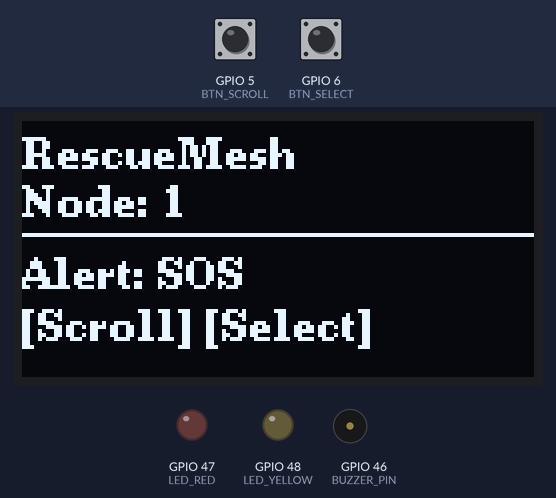
Bench run of a sketch on a simulated ESP32-S3. Parts: 128×64 one-colour display, output pins drawn as LEDs (lit = HIGH), buzzer (waves = sounding, pin HIGH). Inputs (shaded band) come from the test bench; at power-on: GPIO 6 (BTN_SELECT) HIGH, GPIO 5 (BTN_SCROLL) HIGH. What the sketch prints to the serial monitor is not drawn.

Above: at 4.2 s.
4.3 s: GPIO 6 (BTN_SELECT) pulled LOW for 0.15 s
At 5.4 s:
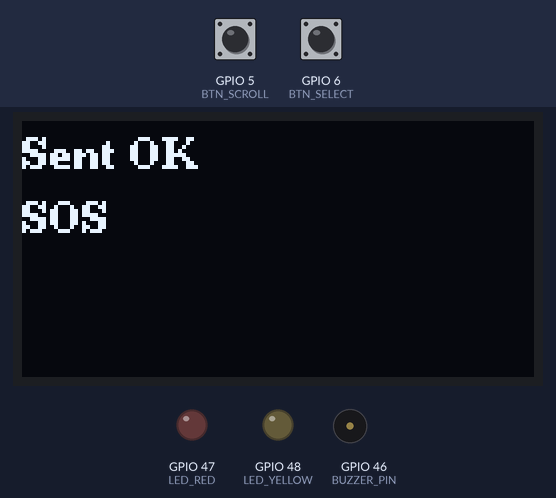
7.2 s: GPIO 5 (BTN_SCROLL) pulled LOW for 0.15 s
At 8.4 s:
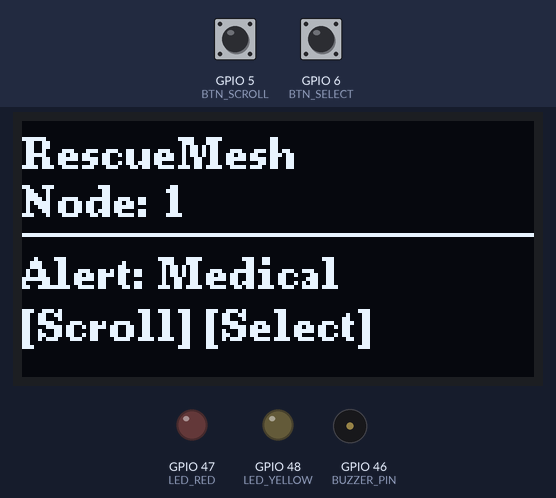
8.8 s: GPIO 6 (BTN_SELECT) pulled LOW for 1 s
At 9.3 s:
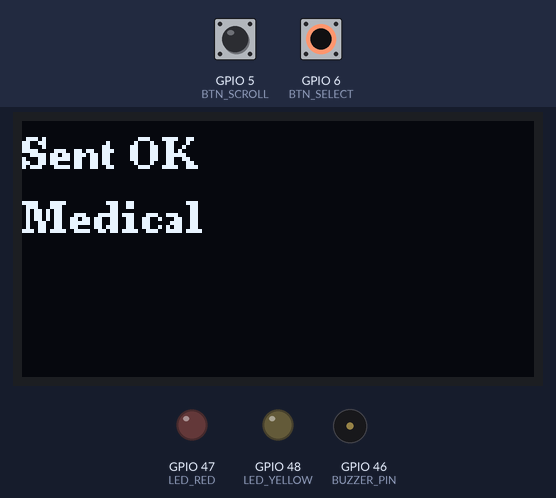
11.7 s: GPIO 5 (BTN_SCROLL) pulled LOW for 1 s
At 12.7 s:
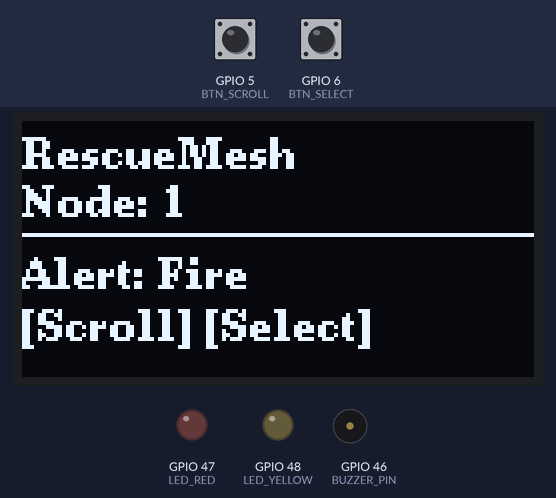
14.2 s: GPIO 6 (BTN_SELECT) pulled LOW for 0.15 s
At 15.4 s:
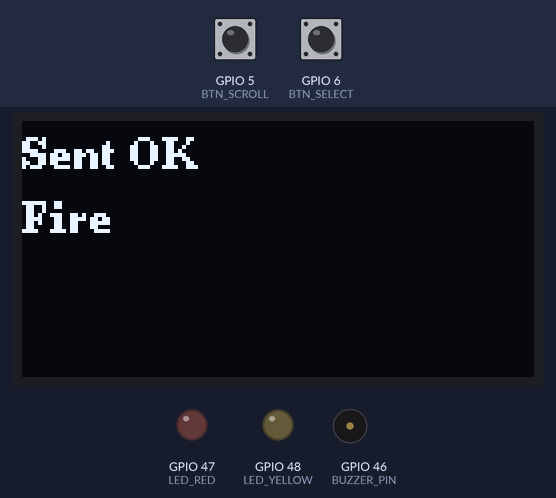
17.1 s: GPIO 5 (BTN_SCROLL) pulled LOW for 0.15 s
At 18.5 s:
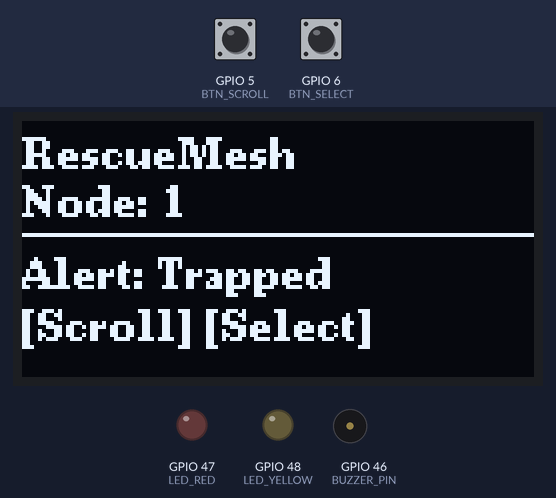
Timing chart, 0 to 19.7 s (numbered marks = the images above; inputs shaded):
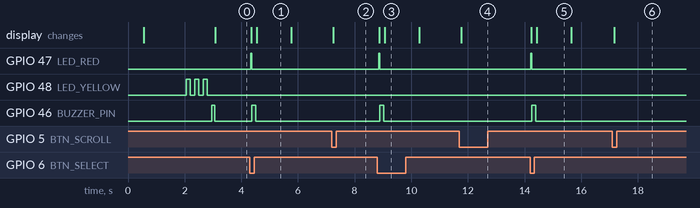

The sketch:

victimnode.ino
```cpp
// RescueMesh - Victim Node
// ESP32-S3, Arduino
// OLED: GPIO8=SDA, GPIO9=SCL (U8g2)
// Buttons: SCROLL=GPIO5, SELECT=GPIO6
// LEDs: RED=GPIO47, YELLOW=GPIO48
// Buzzer: GPIO46

#include <WiFi.h>
#include <ESP_NOW.h>
#include <Wire.h>
#include <U8g2lib.h>
#include "esp_wifi.h"

// ---------- CONFIG ----------

#define NODE_ID 1  // Change this for each victim node (1,2,3...)
#define WIFI_CHANNEL 1  // Must match the gateway's AP channel

#define OLED_SDA 8
#define OLED_SCL 9

// For SSD1306 128x64 I2C (software I2C on GPIO8/9):
U8G2_SSD1306_128X64_NONAME_F_SW_I2C u8g2(
  U8G2_R0,
  /* clock=*/ OLED_SCL,
  /* data=*/ OLED_SDA,
  /* reset=*/ U8X8_PIN_NONE
);

// If your display is SH1106, use:
// U8G2_SH1106_128X64_NONAME_F_SW_I2C u8g2(
//   U8G2_R0,
//   OLED_SCL,
//   OLED_SDA,
//   U8X8_PIN_NONE
// );

#define BTN_SCROLL 5
#define BTN_SELECT 6

#define LED_RED    47
#define LED_YELLOW 48
#define BUZZER_PIN 46

// Alert types
// 0:SOS, 1:Medical, 2:Fire, 3:Trapped, 4:Safe
#define ALERT_TYPES_COUNT 5
const char* alertLabels[ALERT_TYPES_COUNT] = {
  "SOS",
  "Medical",
  "Fire",
  "Trapped",
  "Safe"
};

// ---------- GLOBALS ----------

int currentIndex = 0;
bool pendingSend = false;
uint8_t pendingAlertType = 0;

bool lastSendOk = false;
volatile bool sendCallbackReceived = false;

// ---------- OLED ----------

void initOLED() {
  Wire.begin(OLED_SDA, OLED_SCL);
  u8g2.begin();
}

void drawMenu() {
  u8g2.clearBuffer();

  u8g2.setFont(u8g2_font_ncenB08_tr);
  u8g2.drawStr(0, 12, "RescueMesh");

  String nodeLine = "Node: " + String(NODE_ID);
  u8g2.drawStr(0, 24, nodeLine.c_str());

  u8g2.drawLine(0, 28, 127, 28);

  u8g2.setCursor(0, 42);
  u8g2.print("Alert: ");
  u8g2.print(alertLabels[currentIndex]);

  u8g2.setFont(u8g2_font_ncenB08_tr);
  u8g2.drawStr(0, 55, "[Scroll] [Select]");

  u8g2.sendBuffer();
}

void drawSending(uint8_t type) {
  u8g2.clearBuffer();
  u8g2.setFont(u8g2_font_ncenB08_tr);
  u8g2.drawStr(0, 12, "Sending...");
  u8g2.drawStr(0, 28, alertLabels[type]);
  u8g2.sendBuffer();
}

void drawSentOk(uint8_t type) {
  u8g2.clearBuffer();
  u8g2.setFont(u8g2_font_ncenB08_tr);
  u8g2.drawStr(0, 12, "Sent OK");
  u8g2.drawStr(0, 28, alertLabels[type]);
  u8g2.sendBuffer();
}

// ---------- LED & BUZZER ----------

void blinkLED(int pin, int times, int msOn, int msOff) {
  for (int i = 0; i < times; i++) {
    digitalWrite(pin, HIGH);
    delay(msOn);
    digitalWrite(pin, LOW);
    delay(msOff);
  }
}

void beepBuzzer(int msOn = 150) {
  digitalWrite(BUZZER_PIN, HIGH);
  delay(msOn);
  digitalWrite(BUZZER_PIN, LOW);
}

// ---------- ESP-NOW ----------

void OnDataSent(const wifi_tx_info_t *tx_info, esp_now_send_status_t status) {
  lastSendOk = (status == ESP_NOW_SEND_SUCCESS);
  sendCallbackReceived = true;
}

void initESPNow() {
  WiFi.mode(WIFI_MODE_STA);
  WiFi.disconnect();

  esp_wifi_set_channel(WIFI_CHANNEL, WIFI_SECOND_CHAN_NONE);

  if (esp_now_init() != ESP_OK) {
    u8g2.clearBuffer();
    u8g2.drawStr(0, 12, "ESP-NOW init failed");
    u8g2.sendBuffer();
    Serial.println("ESP-NOW init failed");
    while (1) delay(1000);
  }

  esp_now_register_send_cb(OnDataSent);

  uint8_t broadcastMac[6] = {0xFF, 0xFF, 0xFF, 0xFF, 0xFF, 0xFF};
  esp_now_peer_info_t peerInfo = {};
  memcpy(peerInfo.peer_addr, broadcastMac, 6);
  peerInfo.channel = WIFI_CHANNEL;
  peerInfo.encrypt = false;
  peerInfo.ifidx = WIFI_IF_STA;

  esp_err_t addResult = esp_now_add_peer(&peerInfo);
  if (addResult != ESP_OK) {
    Serial.print("Failed to add broadcast peer, error: ");
    Serial.println(addResult);
  } else {
    Serial.println("Broadcast peer added OK");
  }
}

bool sendAlert(uint8_t alert_type) {
  uint8_t out[2];
  out[0] = NODE_ID;
  out[1] = alert_type;

  uint8_t broadcastMac[6] = {0xFF, 0xFF, 0xFF, 0xFF, 0xFF, 0xFF};

  lastSendOk = false;
  sendCallbackReceived = false;

  esp_err_t err = esp_now_send(broadcastMac, out, sizeof(out));
  if (err != ESP_OK) {
    Serial.print("esp_now_send() error: ");
    Serial.println(err);
    return false;
  }

  int waited = 0;
  while (!sendCallbackReceived && waited < 300) {
    delay(10);
    waited += 10;
  }

  return lastSendOk;
}

// ---------- BUTTONS ----------

bool readButton(int pin) {
  return (digitalRead(pin) == LOW);
}

void waitForRelease() {
  while (readButton(BTN_SCROLL) || readButton(BTN_SELECT)) {
    delay(50);
  }
  delay(50);
}

// ---------- SETUP & LOOP ----------

void setup() {
  Serial.begin(115200);
  delay(500);

  pinMode(BTN_SCROLL, INPUT_PULLUP);
  pinMode(BTN_SELECT, INPUT_PULLUP);

  pinMode(LED_RED, OUTPUT);
  pinMode(LED_YELLOW, OUTPUT);
  pinMode(BUZZER_PIN, OUTPUT);

  digitalWrite(LED_RED, LOW);
  digitalWrite(LED_YELLOW, LOW);
  digitalWrite(BUZZER_PIN, LOW);

  initOLED();

  u8g2.clearBuffer();
  u8g2.setFont(u8g2_font_ncenB08_tr);
  u8g2.drawStr(0, 12, "RescueMesh");
  u8g2.drawStr(0, 28, "Victim Node");

  String idLine = "Node ID: " + String(NODE_ID);
  u8g2.drawStr(0, 42, idLine.c_str());

  u8g2.sendBuffer();

  delay(1500);

  initESPNow();

  blinkLED(LED_YELLOW, 3, 150, 150);
  beepBuzzer(100);

  drawMenu();
}

void loop() {
  if (readButton(BTN_SCROLL)) {
    currentIndex = (currentIndex + 1) % ALERT_TYPES_COUNT;
    drawMenu();
    waitForRelease();
  }

  if (readButton(BTN_SELECT)) {
    pendingAlertType = currentIndex;

    digitalWrite(LED_RED, HIGH);
    drawSending(pendingAlertType);

    bool ok = sendAlert(pendingAlertType);

    digitalWrite(LED_RED, LOW);

    if (ok) {
      beepBuzzer(150);   // beep only on confirmed successful send
      drawSentOk(pendingAlertType);
    } else {
      // Short double-beep for failure, distinguishable from success
      beepBuzzer(50);
      delay(100);
      beepBuzzer(50);

      u8g2.clearBuffer();
      u8g2.drawStr(0, 12, "Send failed");
      u8g2.drawStr(0, 28, "Will retry");
      u8g2.sendBuffer();
    }

    delay(1200);
    drawMenu();
    waitForRelease();
  }

  delay(50);
}
```

Measured:
- after the input at 4.3 s, GPIO 47 (LED_RED): LOW → HIGH at once, → LOW 0.04 s later; GPIO 46 (BUZZER_PIN): LOW → HIGH after 0.07 s, → LOW 0.15 s later; the display: first changes after 0.06 s (image 1 shows a later state)
- after the input at 7.2 s, the display: changes after 0.05 s (image 2)
- after the input at 8.8 s, GPIO 47 (LED_RED): LOW → HIGH after 0.05 s, → LOW 0.04 s later; GPIO 46 (BUZZER_PIN): LOW → HIGH after 0.08 s, → LOW 0.15 s later; the display: first changes after 0.07 s (image 3 shows a later state)
- after the input at 11.7 s, the display: changes after 0.06 s (image 4)
- after the input at 14.2 s, GPIO 47 (LED_RED): LOW → HIGH at once, → LOW 0.04 s later; GPIO 46 (BUZZER_PIN): LOW → HIGH after 0.05 s, → LOW 0.15 s later; the display: first changes at once (image 5 shows a later state)
- after the input at 17.1 s, the display: changes after 0.08 s (image 6)
- what the display in image 1 shows lasts 1.3 s, from 4.5 s to 5.8 s
